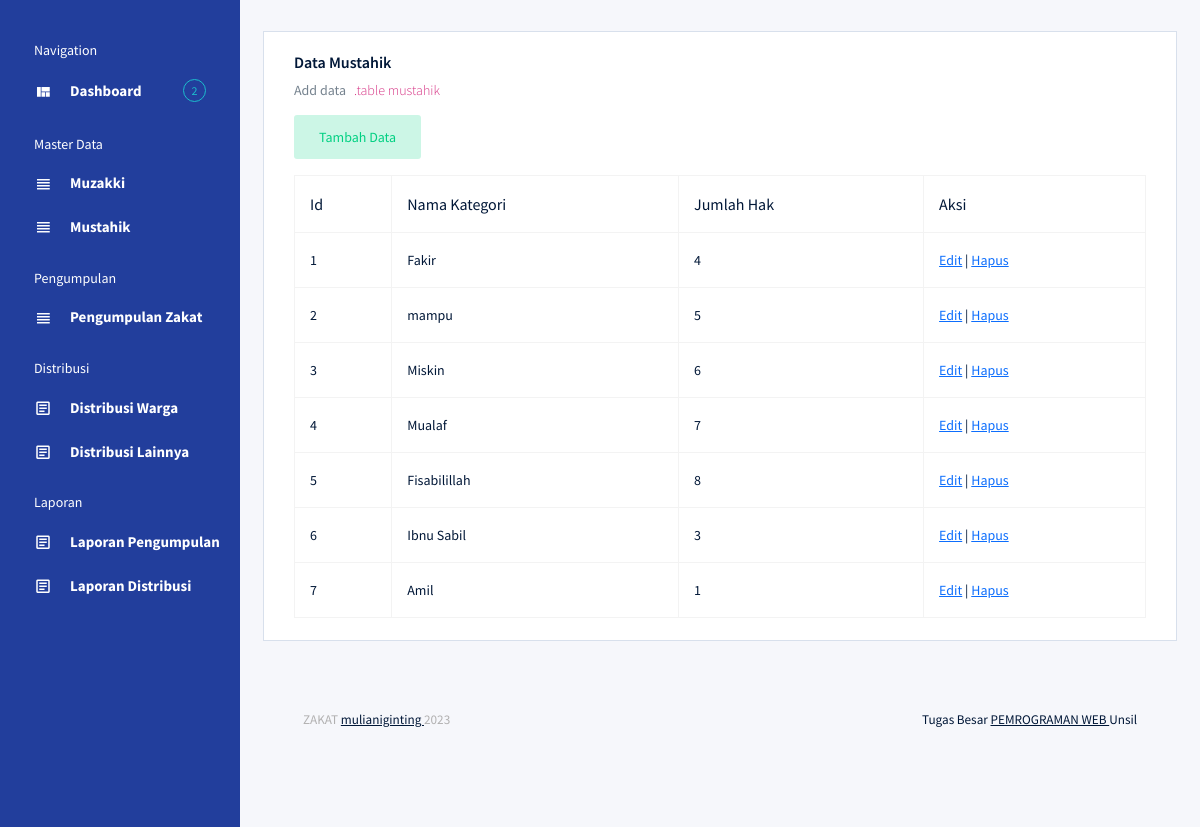
The app's page /mustahik.php with its own data.
### tables this page shows
CREATE TABLE `kategori_mustahik` (
  `id_kategori` int(17) NOT NULL,
  `nama_kategori` varchar(100) NOT NULL,
  `jumlah_hak` int(20) NOT NULL
);

### mustahik.php (the view, shortened to what this page needs)
<?php include('header.php');
  include('koneksi.php');
?>
      <div class="main-panel">
        <div class="content-wrapper">
          <div class="row">
            <div class="col-lg-100 grid-margin stretch-card">
              <div class="card">
                <div class="card-body">
                  <h4 class="card-title">Data Mustahik</h4>
                  <p class="card-description">
                    Add data <code>.table mustahik</code>
                  </p>
                  <div class="col-12">
                    <a class="btn btn-inverse-success btn-fw" href="tb_mustahik.php">Tambah Data</a>
                  </div>
                  <div class="table-responsive pt-3">
                    <table class="table table-bordered">
                      <thead>
                        <tr>
                          <th>Id</th>
                          <th>Nama Kategori</th>
                          <th>Jumlah Hak</th>
                          <th>Aksi</th>
                        </tr>
                      </thead>
                      <tbody>
                        <?php
                        $query = "SELECT * FROM kategori_mustahik ORDER BY id_kategori ASC";
                        $result = mysqli_query($koneksi, $query);
                        $no = 1;
                        while($row = mysqli_fetch_assoc($result))
                        {
                        ?>
                            <tr>
                                <td><?php echo $no; ?></span></td>
                                <td><?php echo $row['nama_kategori']; ?></td>
                                <td><?php echo $row['jumlah_hak']; ?></td>
                                <td>
                                    <a href="edit_mustahik.php?id_kategori=<?php echo $row['id_kategori']; ?>">Edit</a> |
                                    <a href="proses_hapus_mustahik.php?id_kategori=<?php echo $row['id_kategori']; ?>" onclick="return confirm('Anda yakin akan menghapus data ini?')">Hapus</a>
                                </td>
                        </tr>
                        <?php
                            $no++;
                        }
                        ?>
                    </tbody>
                    </table>
                  </div>
                </div>
          </div>
        </div>
        <footer class="footer">
        <div class="card-body">
            <div class="card-body">
              <div class="d-sm-flex justify-content-center justify-content-sm-between py-2">
                <span class="text-muted text-center text-sm-left d-block d-sm-inline-block"> ZAKAT <a href="#" target="_blank"> mulianiginting </a> 2023 </span>
                <span class="float-none float-sm-right d-block mt-1 mt-sm-0 text-center"> Tugas Besar <a href="#" target="_blank"> PEMROGRAMAN WEB </a> Unsil </span>
              </div>
            </div>
        </div>
        </footer>

### header.php (shortened to what this page needs)
<!DOCTYPE html>
<html lang="en">
<head>
  <link rel="stylesheet" href="vendors/mdi/css/materialdesignicons.min.css">
  <link rel="stylesheet" href="vendors/css/vendor.bundle.base.css">
  <link rel="stylesheet" href="css/style.css">
</head>
<body>
  <div class="container-scroller d-flex">
    <nav class="sidebar sidebar-offcanvas" id="sidebar">
      <ul class="nav">
        <li class="nav-item sidebar-category">
          <p>Navigation</p>
        </li>
        <li class="nav-item">
          <a class="nav-link" href="dashboard.php">
            <i class="mdi mdi-view-quilt menu-icon"></i>
            <span class="menu-title">Dashboard</span>
            <div class="badge badge-info badge-pill">2</div>
          </a>
        </li>
        <li class="nav-item sidebar-category">
          <p>Master Data</p>
        </li>
        <li class="nav-item">
          <a class="nav-link" href="muzakki.php">
            <i class="mdi mdi-view-headline menu-icon"></i>
            <span class="menu-title">Muzakki</span>
          </a>
        </li>
        <li class="nav-item">
          <a class="nav-link" href="mustahik.php">
            <i class="mdi mdi-view-headline menu-icon"></i>
            <span class="menu-title">Mustahik</span>
          </a>
        </li>
        <li class="nav-item sidebar-category">
          <p>Pengumpulan</p>
        </li>
        <li class="nav-item">
          <a class="nav-link" href="pengumpulan.php">
            <i class="mdi mdi-view-headline menu-icon"></i>
            <span class="menu-title">Pengumpulan Zakat</span>
          </a>
        </li>
        <li class="nav-item sidebar-category">
          <p>Distribusi</p>
        </li>
        <li class="nav-item">
          <a class="nav-link" href="distribusi_warga.php">
            <i class="mdi mdi-file-document-box-outline menu-icon"></i>
            <span class="menu-title">Distribusi Warga</span>
          </a>
        </li>
        <li class="nav-item">
          <a class="nav-link" href="distribusi_lainnya.php">
            <i class="mdi mdi-file-document-box-outline menu-icon"></i>
            <span class="menu-title">Distribusi Lainnya</span>
          </a>
        <li class="nav-item sidebar-category">
          <p>Laporan</p>
        </li>
        <li class="nav-item">
          <a class="nav-link" href="laporan_pengumpulan.php">
            <i class="mdi mdi-file-document-box-outline menu-icon"></i>
            <span class="menu-title">Laporan Pengumpulan</span>
          </a>
        </li>
        <li class="nav-item">
          <a class="nav-link" href="laporan_distribusi.php">
            <i class="mdi mdi-file-document-box-outline menu-icon"></i>
            <span class="menu-title">Laporan Distribusi</span>
          </a>
        </li>
      </ul>
    </nav>

### records on screen
kategori_mustahik: nama_kategori "Fakir", jumlah_hak "4"
kategori_mustahik: nama_kategori "mampu", jumlah_hak "5"
kategori_mustahik: nama_kategori "Miskin", jumlah_hak "6"
kategori_mustahik: nama_kategori "Mualaf", jumlah_hak "7"
kategori_mustahik: nama_kategori "Fisabilillah", jumlah_hak "8"
kategori_mustahik: nama_kategori "Ibnu Sabil", jumlah_hak "3"
kategori_mustahik: nama_kategori "Amil", jumlah_hak "1"
